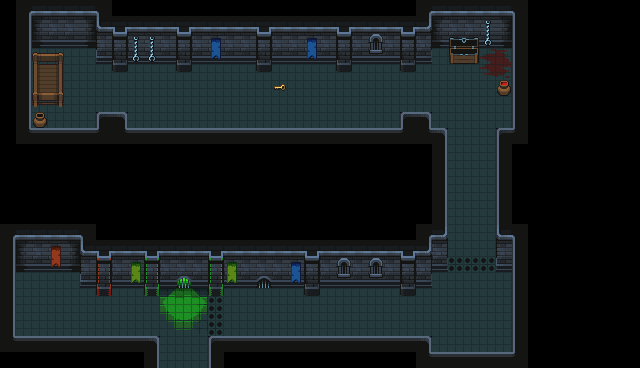

Tiled map render using the project's own tile images. Description and the map definition, with tile-layer contents summarised, below:
An orthogonal 40x23 tile map with 16x16 px tiles, 4 tile layers (floor, walls, doors, props), 2 tilesets and 9 objects (win, Let`s go!, orc, Free, IamHero, ...).

<map version="1.8" tiledversion="1.8.6" orientation="orthogonal" renderorder="right-down" width="40" height="23" tilewidth="16" tileheight="16" infinite="0" nextlayerid="8" nextobjectid="17">
 <tileset firstgid="1" name="Dungeon tiles" tilewidth="16" tileheight="16" tilecount="625" columns="25">
  <image source="../images/Environment/Dungeon Prison/Assets/Tiles.png" width="400" height="400" />
  <tile id="0">
   <properties>
    <property name="obstacle" type="bool" value="true" />
   </properties>
  </tile>
  <tile id="1">
   <properties>
    <property name="obstacle" type="bool" value="true" />
   </properties>
  </tile>
  <tile id="2">
   <properties>
    <property name="obstacle" type="bool" value="true" />
   </properties>
  </tile>
  <tile id="3">
   <properties>
    <property name="obstacle" type="bool" value="true" />
   </properties>
  </tile>
  <tile id="25">
   <properties>
    <property name="obstacle" type="bool" value="true" />
   </properties>
  </tile>
  <tile id="26">
   <properties>
    <property name="obstacle" type="bool" value="true" />
   </properties>
  </tile>
  <tile id="27">
   <properties>
    <property name="obstacle" type="bool" value="true" />
   </properties>
  </tile>
  <tile id="28">
   <properties>
    <property name="obstacle" type="bool" value="true" />
   </properties>
  </tile>
  <tile id="50">
   <properties>
    <property name="obstacle" type="bool" value="true" />
   </properties>
  </tile>
  <tile id="51">
   <properties>
    <property name="obstacle" type="bool" value="true" />
   </properties>
  </tile>
  <tile id="52">
   <properties>
    <property name="obstacle" type="bool" value="true" />
   </properties>
  </tile>
  <tile id="53">
   <properties>
    <property name="obstacle" type="bool" value="true" />
   </properties>
  </tile>
  <tile id="75">
   <properties>
    <property name="obstacle" type="bool" value="true" />
   </properties>
  </tile>
  <tile id="76">
   <properties>
    <property name="obstacle" type="bool" value="true" />
   </properties>
  </tile>
  <tile id="77">
   <properties>
    <property name="obstacle" type="bool" value="true" />
   </properties>
  </tile>
  <tile id="100">
   <properties>
    <property name="obstacle" type="bool" value="true" />
   </properties>
  </tile>
  <tile id="101">
   <properties>
    <property name="obstacle" type="bool" value="true" />
   </properties>
  </tile>
  <tile id="102">
   <properties>
    <property name="obstacle" type="bool" value="true" />
   </properties>
  </tile>
  <tile id="103">
   <properties>
    <property name="obstacle" type="bool" value="true" />
   </properties>
  </tile>
  <tile id="104">
   <properties>
    <property name="obstacle" type="bool" value="true" />
   </properties>
  </tile>
  <tile id="109">
   <properties>
    <property name="obstacle" type="bool" value="true" />
   </properties>
  </tile>
  <tile id="125">
   <properties>
    <property name="obstacle" type="bool" value="true" />
   </properties>
  </tile>
  <tile id="126">
   <properties>
    <property name="obstacle" type="bool" value="true" />
   </properties>
  </tile>
  <tile id="127">
   <properties>
    <property name="obstacle" type="bool" value="true" />
   </properties>
  </tile>
  <tile id="128">
   <properties>
    <property name="obstacle" type="bool" value="true" />
   </properties>
  </tile>
  <tile id="129">
   <properties>
    <property name="obstacle" type="bool" value="true" />
   </properties>
  </tile>
  <tile id="134">
   <properties>
    <property name="obstacle" type="bool" value="true" />
   </properties>
  </tile>
  <tile id="150">
   <properties>
    <property name="obstacle" type="bool" value="true" />
   </properties>
  </tile>
  <tile id="151">
   <properties>
    <property name="obstacle" type="bool" value="true" />
   </properties>
  </tile>
  <tile id="152">
   <properties>
    <property name="obstacle" type="bool" value="true" />
   </properties>
  </tile>
  <tile id="153">
   <properties>
    <property name="obstacle" type="bool" value="true" />
   </properties>
  </tile>
  <tile id="154">
   <properties>
    <property name="obstacle" type="bool" value="true" />
   </properties>
  </tile>
  <tile id="209">
   <properties>
    <property name="obstacle" type="bool" value="true" />
   </properties>
  </tile>
  <tile id="234">
   <properties>
    <property name="obstacle" type="bool" value="true" />
   </properties>
  </tile>
  <tile id="325">
   <properties>
    <property name="obstacle" type="bool" value="true" />
   </properties>
  </tile>
  <tile id="326">
   <properties>
    <property name="obstacle" type="bool" value="true" />
   </properties>
  </tile>
  <tile id="327">
   <properties>
    <property name="obstacle" type="bool" value="true" />
   </properties>
  </tile>
  <tile id="328">
   <properties>
    <property name="obstacle" type="bool" value="true" />
   </properties>
  </tile>
  <tile id="329">
   <properties>
    <property name="obstacle" type="bool" value="true" />
   </properties>
  </tile>
 </tileset>
 <tileset firstgid="626" name="Dungeon props" tilewidth="16" tileheight="16" tilecount="625" columns="25">
  <image source="../images/Environment/Dungeon Prison/Assets/Props.png" width="400" height="400" />
  <tile id="6">
   <properties>
    <property name="obstacle" type="bool" value="true" />
   </properties>
  </tile>
  <tile id="7">
   <properties>
    <property name="obstacle" type="bool" value="true" />
   </properties>
  </tile>
  <tile id="8">
   <properties>
    <property name="obstacle" type="bool" value="true" />
   </properties>
  </tile>
  <tile id="107">
   <properties>
    <property name="obstacle" type="bool" value="true" />
   </properties>
  </tile>
  <tile id="132">
   <properties>
    <property name="obstacle" type="bool" value="true" />
   </properties>
  </tile>
  <tile id="157">
   <properties>
    <property name="obstacle" type="bool" value="true" />
   </properties>
  </tile>
 </tileset>
 <layer id="1" name="floor" width="40" height="23">
  <data>[920 cells, 385 non-empty, 28 distinct tile ids]</data>
 </layer>
 <layer id="2" name="walls" width="40" height="23">
  <data>[920 cells, 194 non-empty, 40 distinct tile ids]</data>
 </layer>
 <layer id="4" name="doors" width="40" height="23">
  <data>[920 cells, 0 non-empty, 0 distinct tile ids]</data>
 </layer>
 <layer id="3" name="props" width="40" height="23">
  <data>[920 cells, 43 non-empty, 29 distinct tile ids]</data>
 </layer>
 <objectgroup id="5" name="objects">
  <object id="6" name="win" x="173.404" y="345.62">
   <properties>
    <property name="object" value="((:stairs :level &quot;3_2&quot;))" />
   </properties>
   <point />
  </object>
  <object id="7" name="Let`s go!" x="72.7966" y="76">
   <properties>
    <property name="object">((:ui  :r 147 :g 56 :b 28 :text
"\"Hey, chat!
Today, we`re playing the new game by Lucky Lambda studio.
Let`s roll!\"
"))</property>
   </properties>
   <point />
  </object>
  <object id="10" name="orc" x="56.4271" y="297.274">
   <properties>
    <property name="object">((:character :speed 50.0)
 (:animation-state :sprite :orc)
 (:sprite-sheet)
 (:size)
 (:ai :notice-range 152000.0
      :attack-range 1000.0))</property>
   </properties>
   <point />
  </object>
  <object id="11" name="Free" x="112.166" y="83.2643">
   <properties>
    <property name="object">((:ui  :r 147 :g 56 :b 28 :text
"\"This game gives me the same vibes as their previous one.
Even the tileset is familiar.\"
"))</property>
   </properties>
   <point />
  </object>
  </objectgroup>
</map>
<!-- 5 of 9 objects omitted -->
